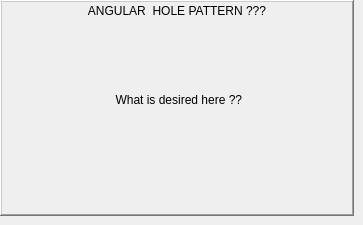
          <widget class="QWidget" name="panel_jogging_angular">
           <widget class="QFrame" name="frame_jog_angular">
            <property name="geometry">
             <rect>
              <x>0</x>
              <y>0</y>
              <width>354</width>
              <height>216</height>
             </rect>
            </property>
            <property name="minimumSize">
             <size>
              <width>354</width>
              <height>100</height>
             </size>
            </property>
            <property name="maximumSize">
             <size>
              <width>354</width>
              <height>272</height>
             </size>
            </property>
            <property name="frameShape">
             <enum>QFrame::WinPanel</enum>
            </property>
            <property name="frameShadow">
             <enum>QFrame::Raised</enum>
            </property>
            <widget class="QLabel" name="lab_jog_mode_angular">
             <property name="geometry">
              <rect>
               <x>0</x>
               <y>0</y>
               <width>354</width>
               <height>21</height>
              </rect>
             </property>
             <property name="minimumSize">
              <size>
               <width>354</width>
               <height>21</height>
              </size>
             </property>
             <property name="maximumSize">
              <size>
               <width>354</width>
               <height>21</height>
              </size>
             </property>
             <property name="font">
              <font>
               <pointsize>9</pointsize>
               <weight>50</weight>
               <bold>false</bold>
              </font>
             </property>
             <property name="frameShape">
              <enum>QFrame::NoFrame</enum>
             </property>
             <property name="frameShadow">
              <enum>QFrame::Raised</enum>
             </property>
             <property name="text">
              <string>ANGULAR  HOLE PATTERN ???</string>
             </property>
             <property name="alignment">
              <set>Qt::AlignCenter</set>
             </property>
            </widget>
            <widget class="QLabel" name="lab_what_to_do_here">
             <property name="geometry">
              <rect>
               <x>20</x>
               <y>90</y>
               <width>321</width>
               <height>20</height>
              </rect>
             </property>
             <property name="font">
              <font>
               <pointsize>9</pointsize>
              </font>
             </property>
             <property name="text">
              <string>What is desired here ?? </string>
             </property>
             <property name="alignment">
              <set>Qt::AlignCenter</set>
             </property>
            </widget>
           </widget>
          </widget>
